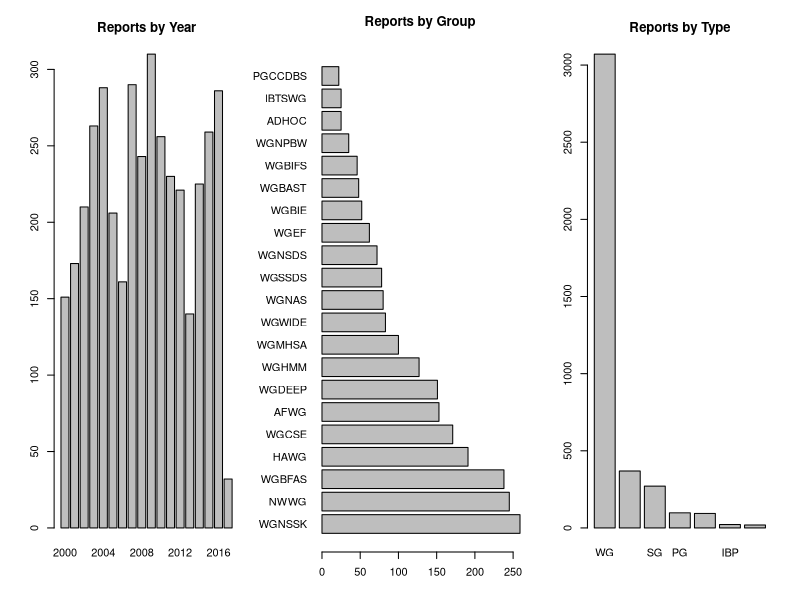

The R script that drew this image:
## 1  Read in data
x <- read.csv("../1_shaheen/topic-distributions-per-report.csv", check.names=FALSE)

## 2  Filter out rows without year or group name
x <- x[x$Year != "A",]
x$Year <- as.integer(x$Year)
x <- x[x$Group != "NoAcronym",]

## 3  Barplots
par(mfrow=c(1,3))

barplot(table(x$Year), main="Reports by Year")

opar <- par(plt=c(0.2,0.95,0.08, 0.92))
gcount <- sort(table(x$Group), decreasing=TRUE)
barplot(gcount[gcount>20], horiz=TRUE, las=1, main="Reports by Group")
par(opar)

left <- function(x, n) substr(x, 1, n)
right <- function(x, n) substr(x, nchar(x)-n+1, nchar(x))
type <- rep("", nrow(x))
type[left(x$Group,2) == "WG"] <- "WG"
type[right(x$Group,2) == "WG"] <- "WG"
type[left(x$Group,2) == "WK"] <- "WK"
type[left(x$Group,3) == "IBP"] <- "IBP"
type[left(x$Group,2) == "SG"] <- "SG"
type[left(x$Group,2) == "PG"] <- "PG"
type[left(x$Group,2) == "AG"] <- "AG"
type[type == ""] <- "Other"
barplot(sort(table(type), decreasing=TRUE), main="Reports by Type")
